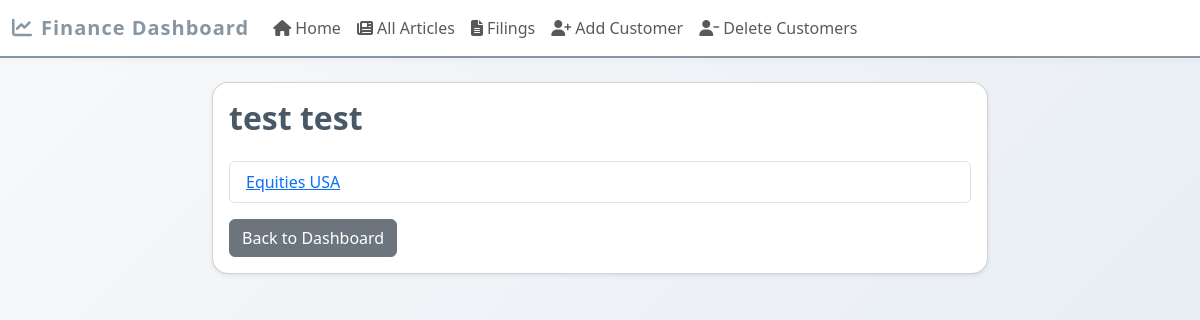
The app's page /customer/1/ with its own data.
### interface/models.py (models this page shows, shortened)
class Customer(models.Model):
    firstname = models.CharField(max_length=100)
    lastname = models.CharField(max_length=100)
    portfolio = models.TextField(help_text="Comma-separated list of portfolio names")

class Portfolio(models.Model):
    name = models.CharField(max_length=100, unique=True)
    assets = models.TextField(help_text="Comma-separated list of assets, e.g. Bitcoin, USD, Gold")

### interface/views.py (the view)
# urls.py: path('customer/<int:pk>/', views.customer_detail, name='customer_detail'),
def customer_detail(request, pk):
    customer = get_object_or_404(Customer, pk=pk)
    portfolios = [Portfolio.objects.get(name=portfolio) for portfolio in json.loads(customer.portfolio)]
    return render(request, "customer_detail.html", {"customer": customer, "portfolios": portfolios})

### interface/templates/customer_detail.html (shortened to what this page needs)
{% extends "base.html" %}
{% block content %}
<div class="row justify-content-center">
    <div class="col-md-8">
        <div class="card shadow-sm">
            <div class="card-body">
                <h2 class="mb-4">{{ customer.firstname }} {{ customer.lastname }}</h2>
                <ul class="list-group mb-3">
                    {% for portfolio in portfolios %}
                        <li class="list-group-item"><a href="/portfolio/{{ portfolio.id }}/" target="_blank">{{ portfolio.name }}</a></li>
                    {% empty %}
                        <li class="list-group-item">No portfolios found.</li>
                    {% endfor %}
                </ul>
                <a href="{% url 'home' %}" class="btn btn-secondary">Back to Dashboard</a>
            </div>
        </div>
    </div>
</div>
{% endblock %}

### interface/templates/base.html (style rules this page uses)
html { scroll-behavior: smooth; }
body { background: linear-gradient(135deg, #f8f9fa 0%, #e3eaf2 100%); min-height: 100vh; transition: background 0.6s cubic-bezier(.4,0,.2,1); }
.card { border-radius: 16px; box-shadow: 0 2px 12px rgba(135,150,165,0.10); transition: box-shadow 0.3s, transform 0.3s; animation: fadeInCard 0.7s cubic-bezier(.4,0,.2,1); }
.btn, .form-control, .table, .pagination .page-link { transition: all 0.2s cubic-bezier(.4,0,.2,1); }
h1, h2, h3, h4 { color: #495867; font-weight: 700; }

### records on screen
Customer: firstname "test", lastname "test"
Portfolio: name "Equities USA"
